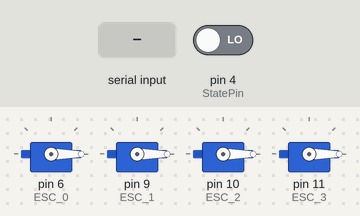
The sketch below on a simulated Arduino Uno, built with avr-gcc and run on an emulated ATmega328P. On the bench: 4 × servo. Inputs (shaded band) come from the test bench; at power-on: pin 4 (StatePin) LOW. What the sketch prints to the serial monitor is not drawn.

Above: at 1.2 s.
1.3 s: "a" received over the second serial link
At 1.7 s:
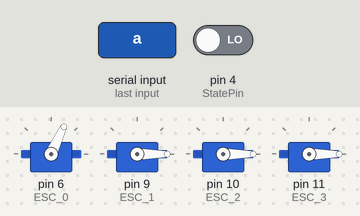
2.8 s: "d" received over the second serial link
At 4.0 s:
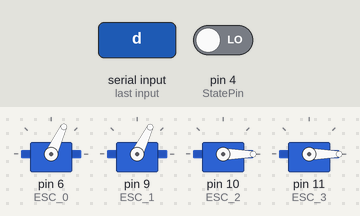
4.3 s: "e" received over the second serial link
At 5.2 s:
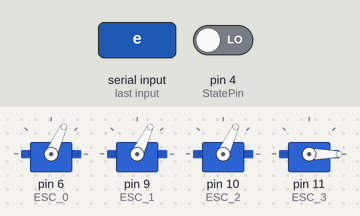
5.8 s: "g" received over the second serial link
At 6.4 s:
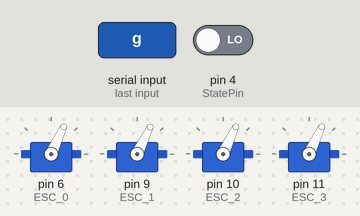
8.8 s: "z" received over the second serial link
At 9.9 s:
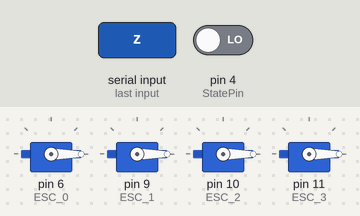
Timing chart, 0 to 11.3 s (numbered marks = the images above; inputs shaded):
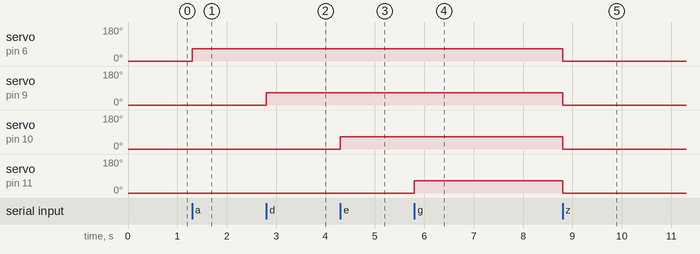

Measured:
- after the input at 1.3 s, servo on pin 6 (ESC_0): 0° → 65° at once
- after the input at 2.8 s, servo on pin 9 (ESC_1): 0° → 64° at once
- after the input at 4.3 s, servo on pin 10 (ESC_2): 0° → 65° at once
- after the input at 5.8 s, servo on pin 11 (ESC_3): 0° → 65° at once
- after the input at 8.8 s, servo on pin 6 (ESC_0), servo on pin 10 (ESC_2), servo on pin 11 (ESC_3): 65° → 0° at once; servo on pin 9 (ESC_1): 64° → 0° at once

The sketch:

QuadCopterMotors.ino
```cpp
// (licence header left out)
/********************Libraries**********************/
/***************************************************/

#include <Servo.h>;
#include <SoftwareSerial.h>;

/*****************BLUETOOTH SETUP*******************/
/***************************************************/
// Pins for Bluetooth
const int Tx = 2;
const int Rx = 3;
const int StatePin = 4;

SoftwareSerial btSerial(2,3);

//variables to monitor bluetooth connection
int connection = 0;
bool prevConnection = 0;

//variable to store received data
char d;

/*******************MOTOR SETUP*********************/
/***************************************************/
//Minimum/Base Speed and Maximum Speed for motors
const int baseSpeed = 64;
const int maxSpeed = 73;

//Define servo motors
Servo ESC_0;
Servo ESC_1;
Servo ESC_2;
Servo ESC_3;

//initialize speed of each motors with base speed
int speed0 = baseSpeed;
int speed1 = baseSpeed;
int speed2 = baseSpeed;
int speed3 = baseSpeed;


/********************FUNCTIONS**********************/
/***************************************************/

//Checks for Bluetooth Connection
 bool connected(){
  connection = digitalRead(StatePin);
  if(connection == HIGH && prevConnection == 0){
    prevConnection = true;
    Serial.println("btConnected");
  }else if(connection == LOW && prevConnection == true){
    prevConnection = false;
    //When the connection goes off turn off all the motors
    Serial.println("btDisconnected");
    ESC_0.detach();
    ESC_1.detach();
    ESC_2.detach();
    ESC_3.detach();
    Serial.println("Motors are turned off");
  }}

//Checks for validity of a given input
bool checkChar(char c){
  return (int)c >= 'a' && (int)c <= 'h';
}

//Changes Speed based on data received.
//Commented Lines were used for testing
void changeSpeed(char c){
 int speed;
  switch (c){
    case 'a':

  //    Serial.print("ESC0 Speed:: ");
    //  Serial.print(speed0);
   //   Serial.print(" -> ");
       speed0 = checkSpeed(++speed0);
  //    Serial.print(speed0);
    ESC_0.write(speed0);
        Serial.print(speed0);

    break;
      case 'b':

   //   Serial.print("ESC0 Speed:: ");
    //  Serial.print(speed0);
   //   Serial.print(" -> ");
       speed0 = checkSpeed(--speed0);
  //    Serial.print(speed0);
    ESC_0.write(speed0);
        Serial.print(speed0);

    break;
    case 'c':
    //    Serial.print("ESC1 Speed:: ");
   //   Serial.print(speed1);
   //   Serial.print(" -> ");
      speed1 = checkSpeed(++speed1);
  //    Serial.print(speed1);
    ESC_1.write(speed1);
        Serial.print(speed1);

    break;
   case 'd':

  //    Serial.print("ESC1 Speed:: ");
  //    Serial.print(speed1);
  //    Serial.print(" -> ");
       speed1 = checkSpeed(--speed1);
   //   Serial.print(speed1);
    ESC_1.write(speed1);
        Serial.print(speed1);

    break;
    case 'e':

   //    Serial.print("ESC2 Speed:: ");
   //   Serial.print(speed2);
   //   Serial.print(" -> ");
       speed2 = checkSpeed(++speed2);
  //    Serial.print(speed2);
    ESC_2.write(speed2);
        Serial.print(speed2);

    break;
    case 'f':

      //  Serial.print("ESC2 Speed:: ");
      //Serial.print(speed2);
      //Serial.print(" -> ");
       speed2 = checkSpeed(--speed2);
    //  Serial.print(speed2);
    ESC_2.write(speed2);
    Serial.print(speed2);

    break;
    case 'g':
//
//      Serial.print("ESC3 Speed:: ");
//      Serial.print(speed3);
//      Serial.print(" -> ");
      speed3 = checkSpeed(++speed3);
//      Serial.print(speed3);
    ESC_3.write(speed3);
    Serial.print(speed3);

    break;
    case 'h':
     speed3 = checkSpeed(--speed3);
//      Serial.print("ESC3 Speed:: ");
//      Serial.print(speed3);
//      speed3 = checkSpeed(--speed3);
//      Serial.print(" -> ");
//      Serial.print(speed3);
    ESC_3.write(speed3);
    Serial.print(speed3);
    break;

    case 'z':
    ESC_0.write(0);
    ESC_1.write(0);
    ESC_2.write(0);
    ESC_3.write(0);
    break;
    default:
    break;
}
}


//Checks if a given speed is in range.
//If it exceeds max speed, set the speed to maxSpeed and return maxSpeed
//If it is below minimum speed, set the speed to minSpeed and return minSpeed
int checkSpeed(int i){
  if(i >= baseSpeed && i <= maxSpeed)
  return i;
  else if(i > maxSpeed)
  return maxSpeed;
  else return baseSpeed;
}


/******************SETUP FUNCTION*******************/
/***************************************************/

void setup(void)
{

  Serial.begin(9600);
  btSerial.begin(9600);
  pinMode(StatePin,INPUT);

  // Set up ESC pins
  ESC_0.attach(6); // Adds ESC;
  ESC_1.attach(9); // Adds ESC;
  ESC_2.attach(10); // Adds ESC;
  ESC_3.attach(11); // Adds ESC;

  ESC_0.write(0);
  ESC_1.write(0);
  ESC_2.write(0);
  ESC_3.write(0);

}


/**********************LOOP*************************/
/***************************************************/

void loop(){
 connected();

while (btSerial.available()){
  d = btSerial.read();
changeSpeed(d);
d = ' ';
    }
  }
```
